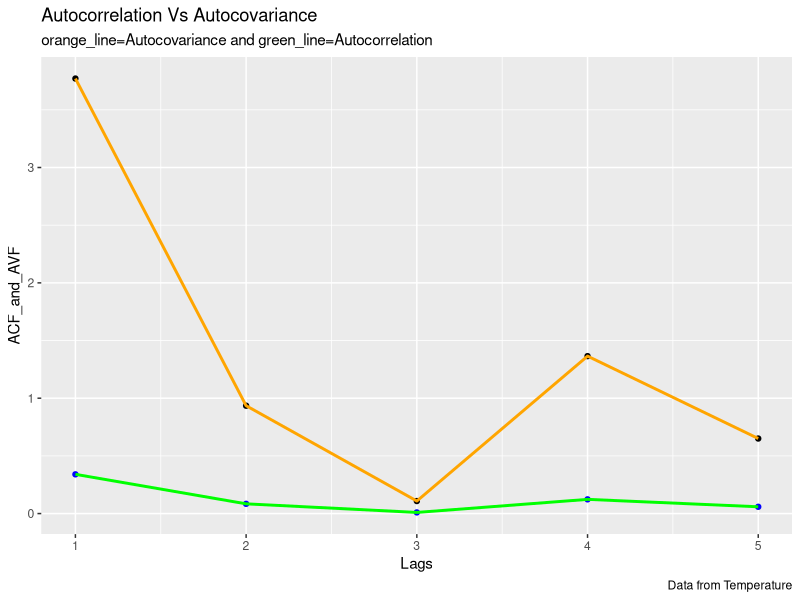

The R source for this figure:
#Programming in R
#We can also find the sample Auto covariance and Auto correlation function by using the following R-program-
library('ggplot2')
ut=c(200, 202, 208, 204, 202, 201, 200, 199, 201, 198, 200, 203, 202, 211, 204, 206, 203, 203, 204, 207, 206, 207, 206, 200, 207, 205, 200, 195, 202, 204, 203, 198, 200)
N=length(ut)
N
Mean=mean(ut)
Mean
c0=var(ut)*((N-1)/N)
c0
c=mat.or.vec(5,1)
r=mat.or.vec(5,1)
for(i in 1:5){
  c[i]=(sum((ut[1:(33-i)]-Mean)*(ut[(i+1):33]-Mean)))/N
  r[i]=c[i]/c0
}
c
r
lag=c(1,2,3,4,5)
lag
Table_1 = data.frame(c,lag)
Table_1
View(Table_1)
Table_2 = data.frame(r,lag)
Table_2
View(Table_2)
ggp = ggplot(NULL, mapping = aes(x = lag,y = ACF_and_AVF)) +
  geom_point(data = Table_1, mapping = aes(x=lag,y=c), col = "black") + geom_line(data = Table_1, mapping = aes(x=lag,y=c), col = "orange", size = 1) + 
  geom_point(data = Table_2, mapping = aes(x=lag,y=r), col = "blue") + geom_line(data = Table_2, mapping = aes(x=lag,y=r), col = "green", size = 1) + 
  labs(
    title = paste("Autocorrelation Vs Autocovariance"),
    subtitle = paste("orange_line=Autocovariance and green_line=Autocorrelation"),
    caption = "Data from Temperature",
    x = "Lags",
    y = "ACF_and_AVF"
  )
ggp  
